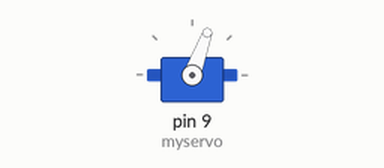
Simulated run of this sketch. Board: Arduino Uno, built with avr-gcc and run on an emulated ATmega328P. On the bench: servo.

Above: at 0.05 s.
At 2.25 s:
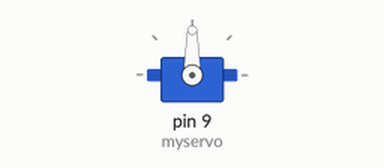
At 4.5 s:
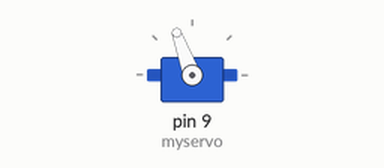
At 9.0 s:
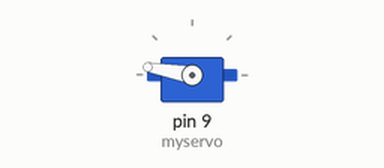
Timing chart, 0 to 11.7 s (numbered marks = the images above):
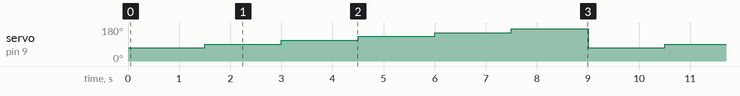

Measured:
- by itself, servo on pin 9 (myservo): repeats every 9.0 s: 110° 1.5 s, 130° 1.5 s, 150° 1.5 s, 170° 1.5 s, 70° 1.5 s, 90° 1.5 s

The sketch:

servostep20.ino
```cpp
#include <Servo.h>

Servo myservo;

void setup() {
  myservo.attach(9); // เชื่อมต่อ Servo ที่ขา 9
}

void loop() {
  // ทำลูป 2 ครั้ง
  for (int i = 0; i < 2; i++) {
    // เริ่มที่มุม 70 องศา
    for (int angle = 70; angle <= 180; angle += 20) {
      myservo.write(angle);
      delay(1500); // รอให้ Servo หมุนเป็นเวลา 0.5 วินาที
    }
  }
}
```
